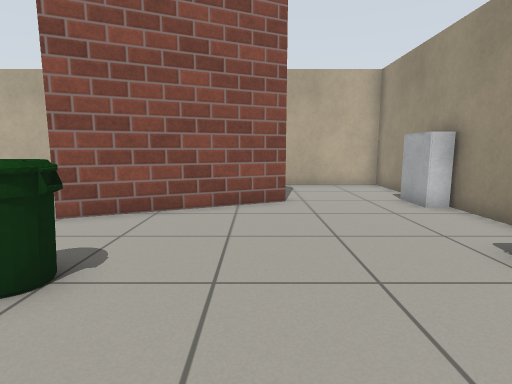
view 1 (above)

17 first-person views from a walk through a robot-simulator world made for Gazebo. The camera is 0.8 m above the floor, tilts 8° down and sees 80° across. Floor lines are 1 m apart. The floor is counted in squares, 0.5 m on a side. Each view is taken from the middle of a square. On the plan, view 1 faces up. The plan holds only what a view shows up to about 15 squares ahead; the rest is blank. Some stock models are drawn as simple stand-ins. Some surface patterns are stand-ins.

view 2
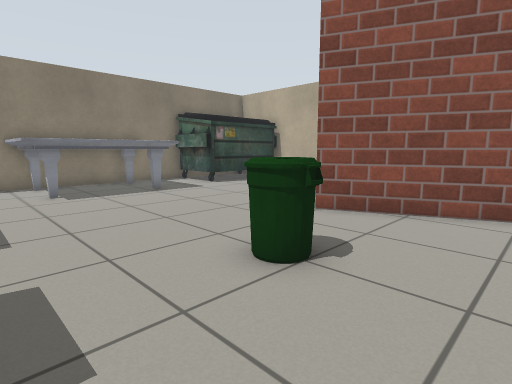

view 3
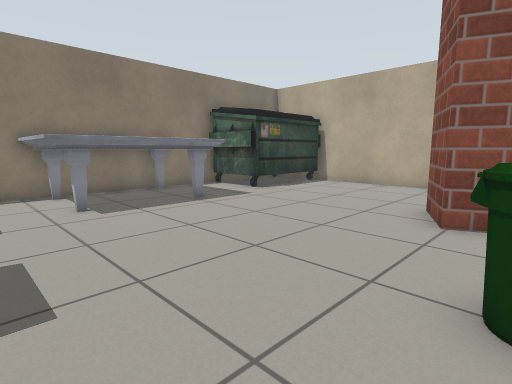

view 4
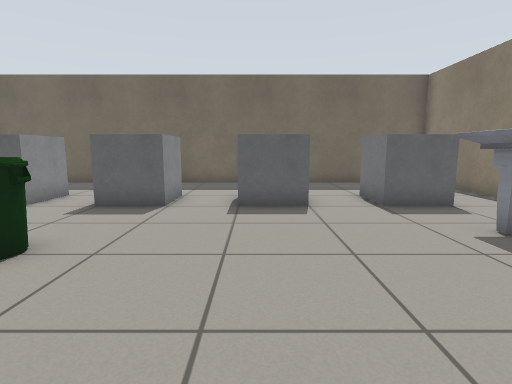

view 5
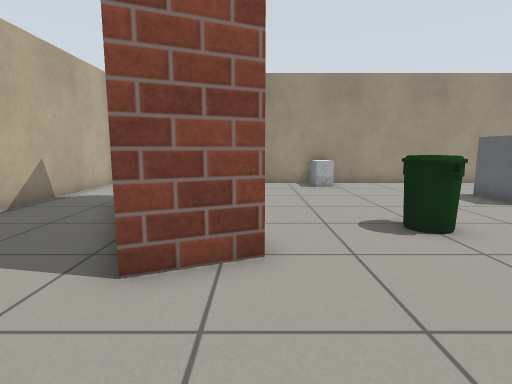

view 6
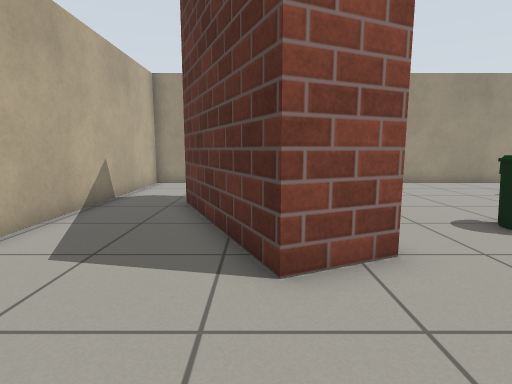

view 7
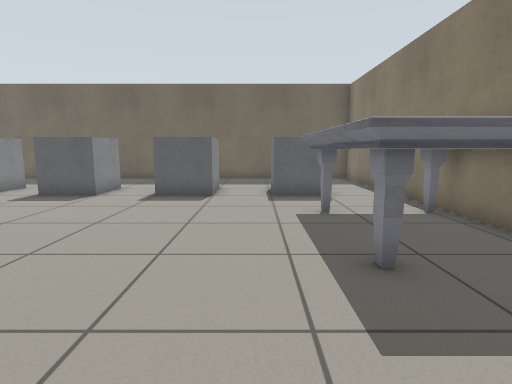

view 8
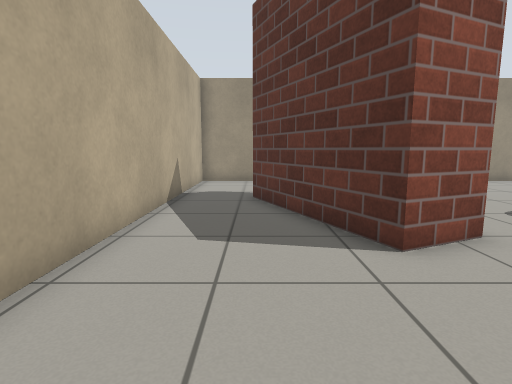

view 9
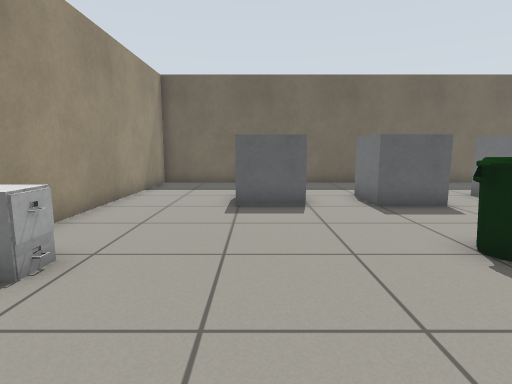

view 10
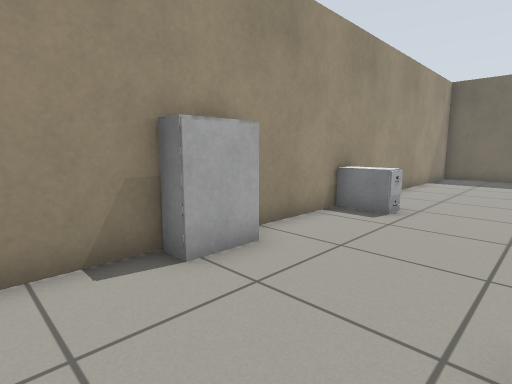

view 11
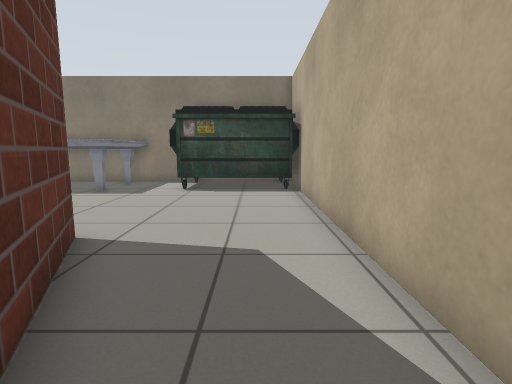

view 12
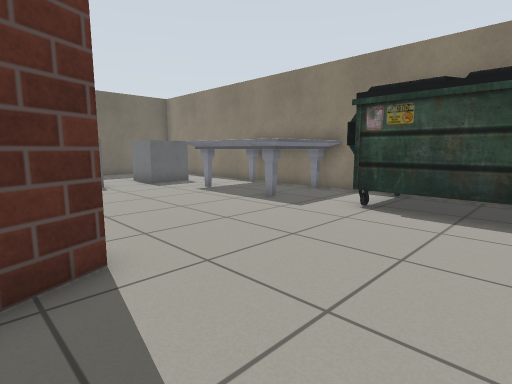

view 13
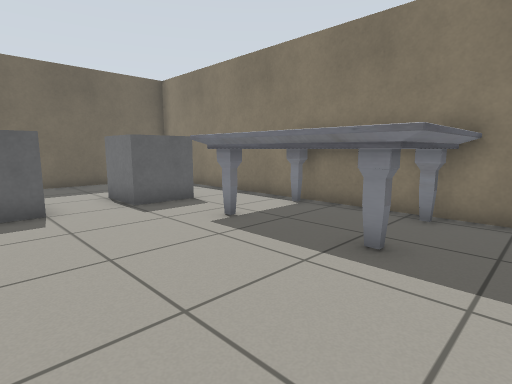

view 14
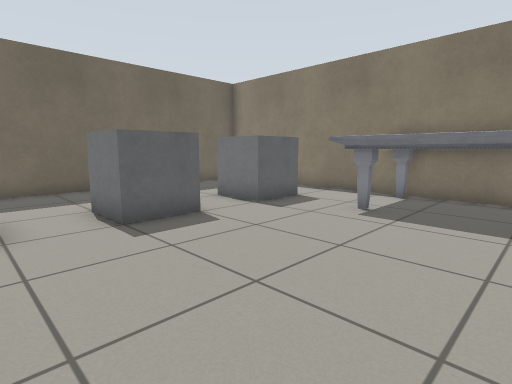

view 15
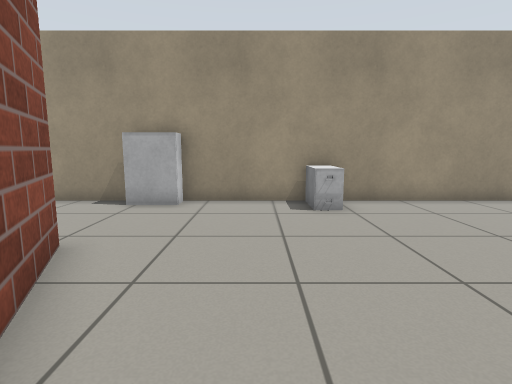

view 16
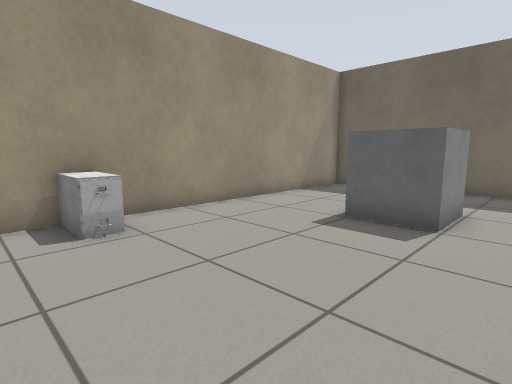

view 17
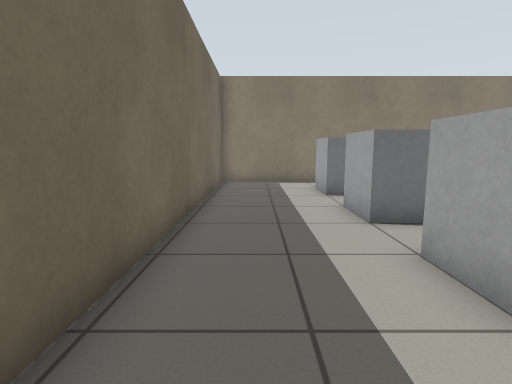

### Floor plan
Key: @ floor where view 1 was taken; # wall or solid block; . floor; B brick block; C cabinet; I bin; U dumpster; T marble table; O other object.
Columns run from 15 left of view 1 to 6 right of it. Each row starts with its distance up from view 1.
 14 ######################
 13    U.................#
 12    U.................#
 11   UU...........B.....#
 10    U........BBB B...C#
  9 #UUU......BBB BB....C#
  8 #.........B BB......C#
  7 #TTT.......B.........#
  6 TTTTT................#
  5 T   T................#
  4 T   T.......I......CC#
  3 TT TT.......I........#
  2 #TTTT................#
  1 #....................#
  0 #..............@.....#
 -1 #..OO..OO..OO..OO....#
 -2 #..OO..OO..OO..OO....#
 -3 #............... ....#
 -4 #............... ....#
 -5 #....................#
 -6 #....................#
 -7 ######################

Positions as (right, up) in squares from view 1, and headings:
1: (0, 0), facing up
2: (0, 0), facing up-left
3: (-3, 0), facing up-left
4: (-7, 8), facing down
5: (-9, 7), facing right
6: (-9, 9), facing right
7: (-10, 10), facing down
8: (-10, 11), facing right
9: (1, 8), facing down
10: (1, 12), facing down-right
11: (0, 12), facing left
12: (-4, 13), facing down-left
13: (-7, 8), facing down-left
14: (-4, 6), facing down-left
15: (-4, 6), facing right
16: (-2, 6), facing down-right
17: (0, -5), facing left
